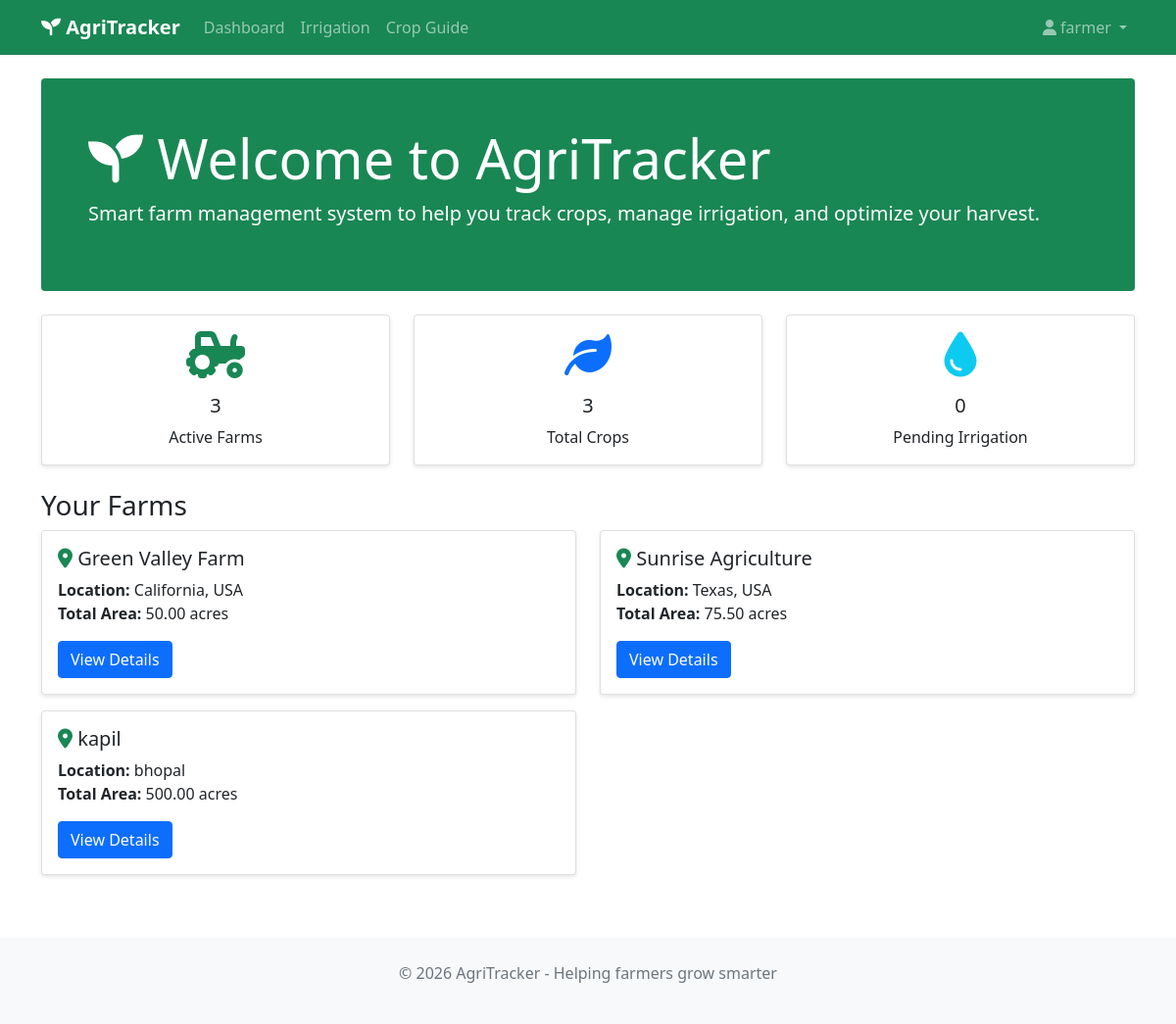
The app's page / (signed in) with its own data.
### crops/models.py (models this page shows, shortened)
class Farm(models.Model):
    name = models.CharField(max_length=200)
    owner = models.ForeignKey(User, on_delete=models.CASCADE)
    location = models.CharField(max_length=300)
    total_area = models.DecimalField(max_digits=10, decimal_places=2, help_text="Area in acres")
    created_at = models.DateTimeField(auto_now_add=True)

### crops/views.py (the view)
# urls.py: 2. Add a URL to urlpatterns:  path('', views.home, name='home')
def home(request):
    if request.user.is_authenticated:
        farms = Farm.objects.filter(owner=request.user)
        total_crops = Crop.objects.filter(farm__owner=request.user).count()
        pending_irrigation = IrrigationSchedule.objects.filter(
            crop__farm__owner=request.user,
            completed=False,
            scheduled_date__lte=timezone.now()
        ).count()
        context = {
            'farms': farms,
            'total_crops': total_crops,
            'pending_irrigation': pending_irrigation,
        }
    else:
        context = {}
    return render(request, 'crops/home.html', context)

### templates/crops/home.html (shortened to what this page needs)
{% extends 'base.html' %}
{% block content %}
<div class="row">
    <div class="col-12">
        <div class="jumbotron bg-success text-white p-5 rounded mb-4">
            <h1 class="display-4"><i class="fas fa-seedling"></i> Welcome to AgriTracker</h1>
            <p class="lead">Smart farm management system to help you track crops, manage irrigation, and optimize your harvest.</p>
        </div>
    </div>
</div>
{% if user.is_authenticated %}
<div class="row mb-4">
    <div class="col-md-4">
        <div class="card text-center">
            <div class="card-body">
                <i class="fas fa-tractor fa-3x text-success mb-3"></i>
                <h5 class="card-title">{{ farms.count }}</h5>
                <p class="card-text">Active Farms</p>
            </div>
        </div>
    </div>
    <div class="col-md-4">
        <div class="card text-center">
            <div class="card-body">
                <i class="fas fa-leaf fa-3x text-primary mb-3"></i>
                <h5 class="card-title">{{ total_crops }}</h5>
                <p class="card-text">Total Crops</p>
            </div>
        </div>
    </div>
    <div class="col-md-4">
        <div class="card text-center">
            <div class="card-body">
                <i class="fas fa-tint fa-3x text-info mb-3"></i>
                <h5 class="card-title">{{ pending_irrigation }}</h5>
                <p class="card-text">Pending Irrigation</p>
            </div>
        </div>
    </div>
</div>
<div class="row">
    <div class="col-12">
        <h3>Your Farms</h3>
        {% if farms %}
            <div class="row">
                {% for farm in farms %}
                <div class="col-md-6 mb-3">
                    <div class="card">
                        <div class="card-body">
                            <h5 class="card-title">
                                <i class="fas fa-map-marker-alt text-success"></i> {{ farm.name }}
                            </h5>
                            <p class="card-text">
                                <strong>Location:</strong> {{ farm.location }}<br>
                                <strong>Total Area:</strong> {{ farm.total_area }} acres
                            </p>
                            <a href="{% url 'farm_detail' farm.id %}" class="btn btn-primary">View Details</a>
                        </div>
                    </div>
                </div>
                {% endfor %}
            </div>
        {% else %}
            <div class="alert alert-info">
                <i class="fas fa-info-circle"></i>
                You don't have any farms yet. Contact your administrator to add farms to your account.
            </div>
        {% endif %}
    </div>
</div>
{% endif %}
{% endblock %}

### templates/base.html (shortened to what this page needs)
<!DOCTYPE html>
<html lang="en">
<head>
    <link href="https://cdn.jsdelivr.net/npm/bootstrap@5.1.3/dist/css/bootstrap.min.css" rel="stylesheet">
    <link href="https://cdnjs.cloudflare.com/ajax/libs/font-awesome/6.0.0/css/all.min.css" rel="stylesheet">
</head>
<body>
    <nav class="navbar navbar-expand-lg navbar-dark bg-success">
        <div class="container">
            <a class="navbar-brand" href="{% url 'home' %}">
                <i class="fas fa-seedling"></i> AgriTracker
            </a>
            <div class="collapse navbar-collapse" id="navbarNav">
                <ul class="navbar-nav me-auto">
                    <li class="nav-item">
                        <a class="nav-link" href="{% url 'home' %}">Dashboard</a>
                    </li>
                    {% if user.is_authenticated %}
                    <li class="nav-item">
                        <a class="nav-link" href="{% url 'irrigation_dashboard' %}">Irrigation</a>
                    </li>
                    {% endif %}
                    <li class="nav-item">
                        <a class="nav-link" href="{% url 'crop_guide' %}">Crop Guide</a>
                    </li>
                </ul>
                <ul class="navbar-nav">
                    {% if user.is_authenticated %}
                    <li class="nav-item dropdown">
                        <a class="nav-link dropdown-toggle" href="#" id="navbarDropdown" role="button" data-bs-toggle="dropdown">
                            <i class="fas fa-user"></i> {{ user.username }}
                        </a>
                    </li>
                    {% else %}
                    <li class="nav-item">
                        <a class="nav-link" href="/admin/login/">Login</a>
                    </li>
                    {% endif %}
                </ul>
            </div>
        </div>
    </nav>
    <main class="container mt-4">
        {% block content %}
        {% endblock %}
    </main>
    <footer class="bg-light mt-5 py-4">
        <div class="container text-center">
            <p class="text-muted">&copy; 2026 AgriTracker - Helping farmers grow smarter</p>
        </div>
    </footer>
</body>
</html>

### templates/base.html (style rules this page uses)
.navbar-brand { font-weight: bold; }
.card { box-shadow: 0 2px 4px rgba(0,0,0,0.1); }

### records on screen
Farm: name "Green Valley Farm", location "California, USA", total_area "50.00"
Farm: name "Sunrise Agriculture", location "Texas, USA", total_area "75.50"
Farm: name "kapil", location "bhopal", total_area "500.00"

### other values on screen
{{ user.username }} "farmer"
{{ farms.count }} "3"
{{ total_crops }} "3"
{{ pending_irrigation }} "0"
